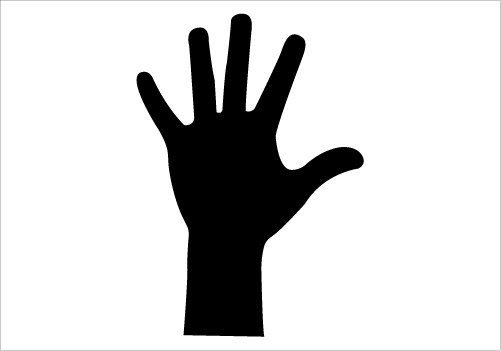
#> input picture py-process/assets/images/hand.jpg, 501 x 351 px
$ python contour.py
#> lines starting #> are read from the running program, lines starting #| are printed output that depends on the picture; after the words box and inside, x2 and y2 are one past the last pixel; in counts of white or black regions, pixels touching at a corner belong together
import cv2
import math as m
import numpy as np

"""
    This function read an image
"""
def readi(path, typer = "color"):
#> called with path = '../../assets/images/hand.jpg', typer = 'color'
    if typer == "color":
        return cv2.imread(path, 1)
#> returned value is the input picture: shape (351, 501, 3); mean B, G, R 210.5, 210.5, 210.5
    elif typer == "gray":
        return cv2.imread(path, 0)


"""
    Show image for a certain time
    time -> miliseconds
    0 is an execption
"""
def time_show_image(time = 0):
    #0 means, show the image indefenetely until any keypress
    #25 means, show the image for 25 miliseconds
    if time == 0:
        print("\n\tPlease, press any key for finish the program")
    cv2.waitKey(time)


"""
    Close windows and de-allocate memory asociated with it.
"""
def close_windows():
    cv2.destroyAllWindows()


if __name__ == "__main__":
    #Read the image
    img_real = readi("../../assets/images/hand.jpg", "color")
    img = readi("../../assets/images/hand.jpg", "gray")
    ##cv2.imshow("Color Image", img)

    #Now threshold the image
    _, thr= cv2.threshold(img,127,255,cv2.THRESH_BINARY)
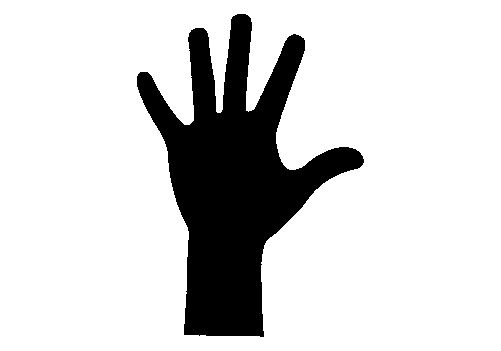
#> thr: shape (351, 501); 82.8% white; 1 black region
    ##cv2.imshow("Threshold Image", thr)

    #Now find countours
    contours, hierarchy = cv2.findContours(thr, cv2.RETR_TREE, cv2.CHAIN_APPROX_SIMPLE)
#> contours = 2 contours; box (x1, y1, x2, y2) and area: (0, 0, 501, 351) 175000, (136, 13, 365, 338) 30933

    #Draw contours in the image
    #1 means draw the countour 1
    cv2.drawContours(img_real, contours, 1, (0,255,0), 3)


    countour_hand = contours[1]
#> countour_hand = contour of 519 points, box (x1, y1, x2, y2) (136, 13, 365, 338), area 30933

    #Moments of the image

    M = cv2.moments(countour_hand)
#> M = moments, m00 30933, centre m10/m00, m01/m00 = (233.9, 178.6)
    #Centroid of the image

    cx = int(M['m10']/M['m00'])
#> cx = 233
    cy = int(M['m01']/M['m00'])
#> cy = 178
    center  = (cx, cy)
#> center = (233, 178)
    radius = 2
    #Draw a point in the mass center
    cv2.circle(img_real,center,radius,(0,255,0),2)
#> img_real: shape (351, 501, 3); mean B, G, R 204.8, 214.4, 204.8
    font = cv2.FONT_HERSHEY_SIMPLEX
    cv2.putText(img_real,"Mass center", center, font,1, (0,0,255), 2)
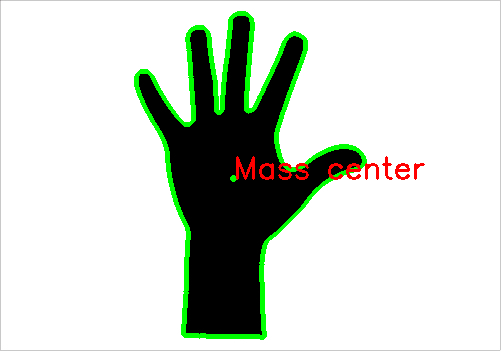
#> img_real: shape (351, 501, 3); mean B, G, R 204.1, 213.5, 205.9

    cv2.imshow("Contours in tthe image", img_real)

    print(cx,cy)
#| 233 178

    time_show_image()
    close_windows()

$ run again, with py-process/assets/images/letterA.jpg copied over py-process/assets/images/hand.jpg
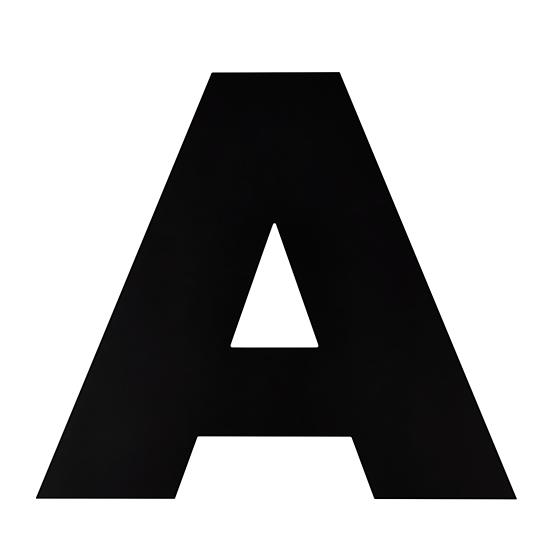
#> input picture py-process/assets/images/letterA.jpg, 550 x 550 px
#> in readi, returned value is the input picture: shape (550, 550, 3); mean B, G, R 163.2, 163.1, 163.2
#> `_, thr= cv2.threshold(img,127,255,cv2.THRESH_BINARY)`:
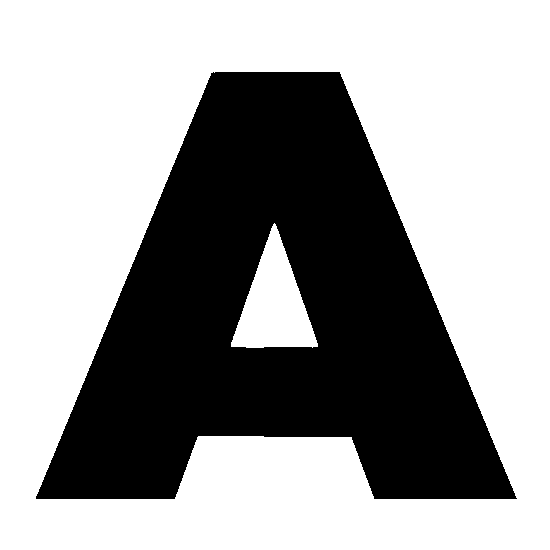
#> thr: shape (550, 550); 62.5% white; 1 black region
#> contours = 3 contours; box (x1, y1, x2, y2) and area: (0, 0, 550, 550) 301401, (35, 71, 518, 500) 119746, (231, 223, 318, 348) 5521
#> countour_hand = contour of 812 points, box (x1, y1, x2, y2) (35, 71, 518, 500), area 119746
#> M = moments, m00 119746.5, centre m10/m00, m01/m00 = (275.7, 313.3)
#> cx = 275
#> cy = 313
#> center = (275, 313)
#> `cv2.putText(img_real,"Mass center", center, font,1, (0,0,255), 2)`:
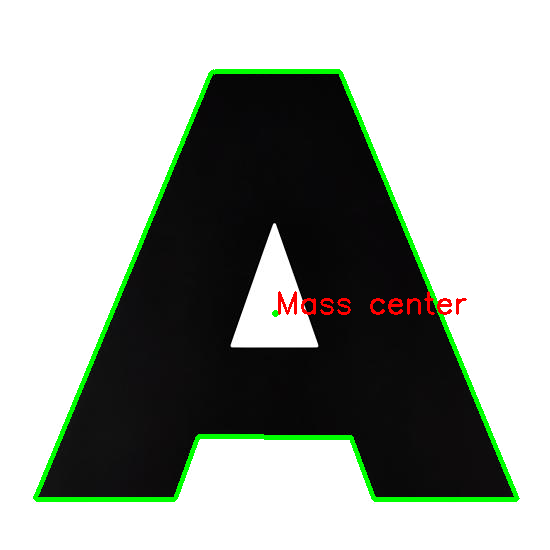
#> img_real: shape (550, 550, 3); mean B, G, R 158.8, 165.1, 159.9
#| 275 313

$ run again, with py-process/assets/images/puzzle.jpg copied over py-process/assets/images/hand.jpg
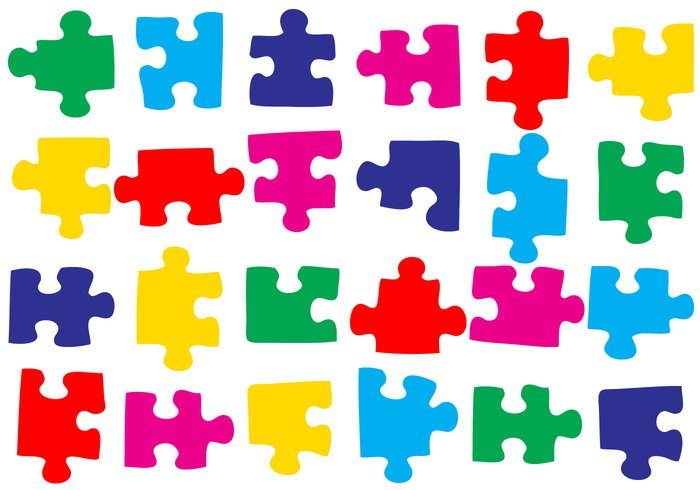
#> input picture py-process/assets/images/puzzle.jpg, 700 x 490 px
#> in readi, returned value is the input picture: shape (490, 700, 3); mean B, G, R 187.5, 188.4, 201.8
#> `_, thr= cv2.threshold(img,127,255,cv2.THRESH_BINARY)`:
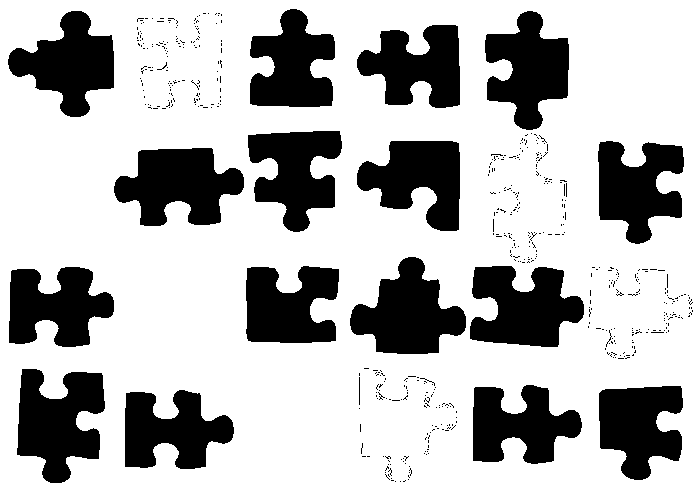
#> thr: shape (490, 700); 71.8% white; 534 black regions (517 under 20 px)
#> contours = 765 contours, 741 with area under 20; largest, box (x1, y1, x2, y2) and area: (0, 0, 700, 490) 341811, (16, 368, 106, 484) 6878, (113, 147, 245, 227) 6808, (349, 256, 467, 355) 6682, (469, 265, 585, 348) 6622
#> countour_hand = [[402, 481], [403, 480], [404, 480], [405, 481], [404, 482], [403, 482]]
#> M = moments, m00 4, centre m10/m00, m01/m00 = (403.5, 481)
#> cx = 403
#> cy = 481
#> center = (403, 481)
#> `cv2.putText(img_real,"Mass center", center, font,1, (0,0,255), 2)`:
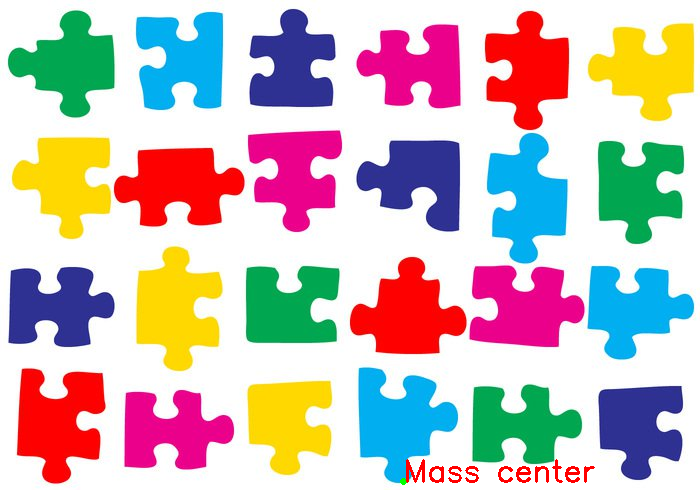
#> img_real: shape (490, 700, 3); mean B, G, R 186.5, 187.5, 201.9
#| 403 481
